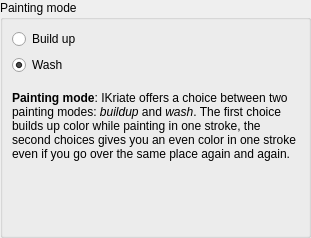
<?xml version="1.0" encoding="utf-8"?>
<ui version="4.0">
 <author>
    SPDX-FileCopyrightText: none
    SPDX-License-Identifier: GPL-3.0-or-later
  </author>
 <class>WdgIncremental</class>
 <widget class="QWidget" name="WdgIncremental">
  <property name="geometry">
   <rect>
    <x>0</x>
    <y>0</y>
    <width>311</width>
    <height>238</height>
   </rect>
  </property>
  <layout class="QVBoxLayout" name="verticalLayout">
   <property name="margin">
    <number>0</number>
   </property>
   <item>
    <widget class="QGroupBox" name="grpIncremental">
     <property name="title">
      <string>Painting mode</string>
     </property>
     <property name="checkable">
      <bool>false</bool>
     </property>
     <property name="checked">
      <bool>false</bool>
     </property>
     <layout class="QGridLayout" name="gridLayout_2">
      <item column="0" row="0">
       <widget class="QRadioButton" name="radioBuildup">
        <property name="text">
         <string>Build up</string>
        </property>
       </widget>
      </item>
      <item column="0" row="1">
       <widget class="QRadioButton" name="radioWash">
        <property name="text">
         <string>Wash</string>
        </property>
        <property name="checked">
         <bool>true</bool>
        </property>
       </widget>
      </item>
      <item column="0" row="3">
       <widget class="QLabel" name="label">
        <property name="toolTip">
         <string>&lt;html&gt;
&lt;p&gt;&lt;b&gt;Note:&lt;/b&gt; this is the same thing as the &quot;incremental&quot; option in the Krita 1.6 freehand tool options.&lt;/p&gt;&lt;/html&gt;</string>
        </property>
        <property name="text">
         <string>&lt;html&gt;
&lt;p&gt;&lt;b&gt;Painting mode&lt;/b&gt;: IKriate offers a choice between two painting modes: &lt;i&gt;buildup&lt;/i&gt; and &lt;i&gt;wash&lt;/i&gt;. The first choice builds up color while painting in one stroke, the second choices gives you an even color in one stroke even if you go over the same place again and again.&lt;/p&gt;&lt;/html&gt;</string>
        </property>
        <property name="textFormat">
         <enum>Qt::RichText</enum>
        </property>
        <property name="wordWrap">
         <bool>true</bool>
        </property>
       </widget>
      </item>
      <item column="0" row="4">
       <spacer name="verticalSpacer">
        <property name="orientation">
         <enum>Qt::Vertical</enum>
        </property>
        <property name="sizeHint" stdset="0">
         <size>
          <width>20</width>
          <height>40</height>
         </size>
        </property>
       </spacer>
      </item>
      <item column="0" row="2">
       <spacer name="verticalSpacer_2">
        <property name="orientation">
         <enum>Qt::Vertical</enum>
        </property>
        <property name="sizeType">
         <enum>QSizePolicy::Fixed</enum>
        </property>
        <property name="sizeHint" stdset="0">
         <size>
          <width>20</width>
          <height>10</height>
         </size>
        </property>
       </spacer>
      </item>
     </layout>
    </widget>
   </item>
  </layout>
 </widget>
 <resources/>
 <connections/>
</ui>
